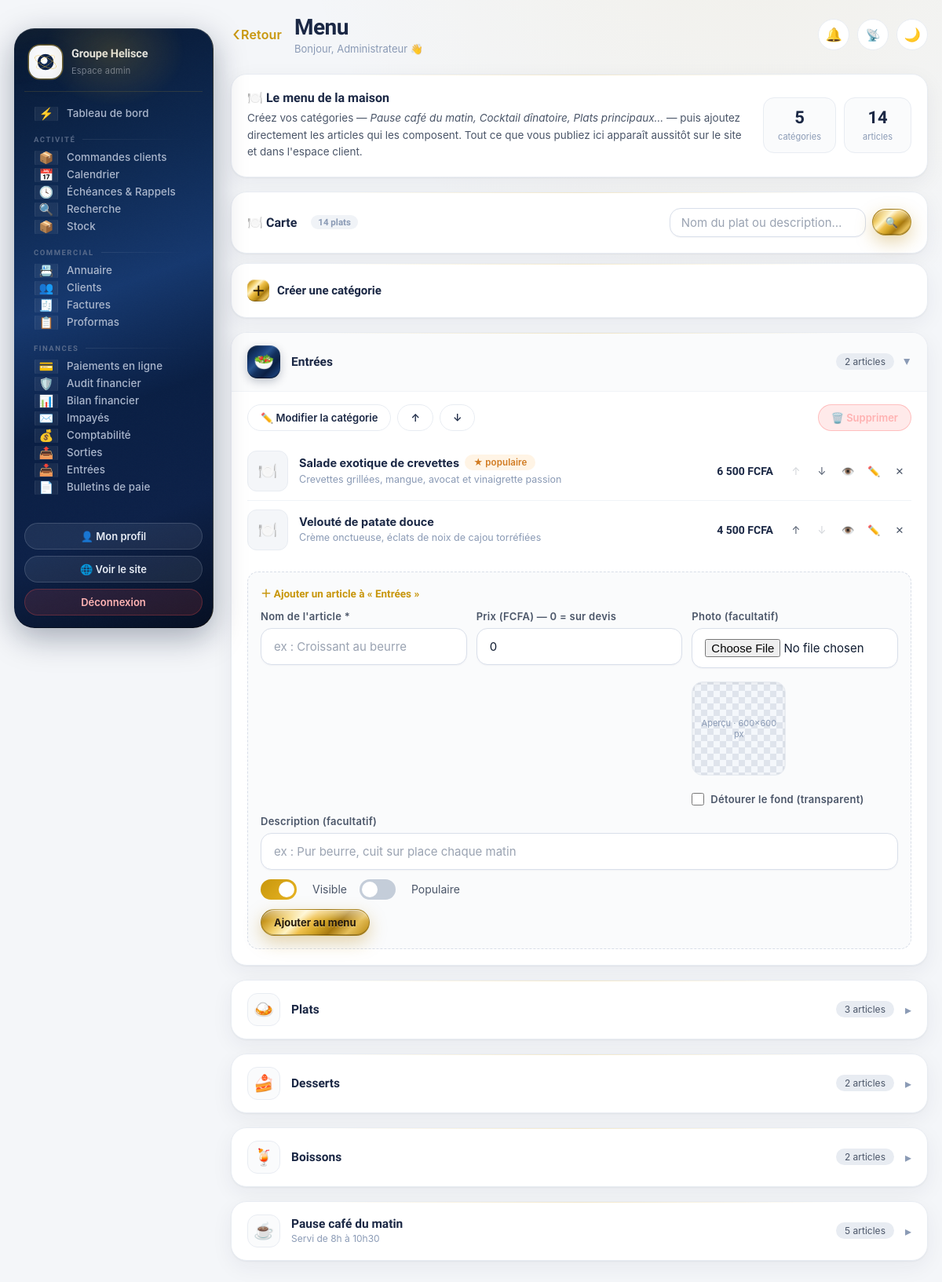
The app's page /admin/menu.php (signed in) with its own data.
### tables this page shows
CREATE TABLE IF NOT EXISTS categories (
  id INT AUTO_INCREMENT PRIMARY KEY,
  nom VARCHAR(100) NOT NULL,
  icone VARCHAR(10) DEFAULT '🍽️',
  ordre INT DEFAULT 0,
  actif TINYINT(1) DEFAULT 1
);

CREATE TABLE IF NOT EXISTS plats (
  id INT AUTO_INCREMENT PRIMARY KEY,
  categorie_id INT NOT NULL,
  nom VARCHAR(150) NOT NULL,
  description TEXT,
  prix DECIMAL(10,0) DEFAULT 0,
  image VARCHAR(255) DEFAULT NULL,
  populaire TINYINT(1) DEFAULT 0,
  actif TINYINT(1) DEFAULT 1,
  created_at TIMESTAMP DEFAULT CURRENT_TIMESTAMP,
  FOREIGN KEY (categorie_id) REFERENCES categories(id) ON DELETE CASCADE
);

### admin/menu.php (the view, shortened to what this page needs)
<?php
require __DIR__ . '/includes/auth.php';
require __DIR__ . '/includes/layout.php';
$q = trim($_GET['q'] ?? '');
$cats = $pdo->query('SELECT * FROM categories ORDER BY ordre, id')->fetchAll();
$whereP = ' WHERE 1=1'; $argsP = [];
$rch = recherche_sql($q, ['nom', 'description']);
$whereP .= $rch['sql']; $argsP = $rch['args'];
$st = $pdo->prepare("SELECT * FROM plats $whereP ORDER BY categorie_id, ordre, id");
$st->execute($argsP);
$arts = $st->fetchAll();
$parCat = [];
foreach ($arts as $a) $parCat[$a['categorie_id']][] = $a;
$ouvert = (int)($_GET['c'] ?? 0);
$editArt = (int)($_GET['edit_art'] ?? 0);
$catsOuvertes = [];
$nbCats = count($cats); $nbArts = count($arts);
$csrf = csrf_token();
$devise = $settings['devise'] ?? 'FCFA';
?>
<div class="panel glass menu-intro">
  <div class="mi-txt">
    <h2 style="border:0;margin:0;padding:0">🍽️ Le menu de la maison</h2>
    <p>Créez vos catégories — <em>Pause café du matin, Cocktail dînatoire, Plats principaux…</em> — puis ajoutez directement les articles qui les composent. Tout ce que vous publiez ici apparaît aussitôt sur le site et dans l'espace client.</p>
  </div>
  <div class="mi-stats">
    <div><strong><?= $nbCats ?></strong><span>catégorie<?= $nbCats > 1 ? 's' : '' ?></span></div>
    <div><strong><?= $nbArts ?></strong><span>article<?= $nbArts > 1 ? 's' : '' ?></span></div>
  </div>
</div>
<div class="panel glass" style="margin-bottom:12px">
  <div class="mod-tete" style="margin:0">
    <h2 style="margin:0">🍽️ Carte
      <span class="cnt"><?= count($arts) ?> plat<?= count($arts) > 1 ? 's' : '' ?></span></h2>
    <?= barre_recherche($q, 'Nom du plat ou description…', $_GET) ?>
  </div>
</div>
<details class="panel glass newcat" <?= $nbCats ? '' : 'open' ?>>
  <summary><span class="nc-plus">＋</span> Créer une catégorie</summary>
</details>
<?php foreach ($cats as $i => $c):
  $items = $parCat[$c['id']] ?? [];
  $isOpen = !empty($catsOuvertes[(int)$c['id']])
         || ($ouvert === (int)$c['id'])
         || ($q === '' && !$ouvert && $i === 0);
?>
<details class="panel glass cat-block <?= $c['actif'] ? '' : 'is-off' ?>" <?= $isOpen ? 'open' : '' ?> id="cat<?= $c['id'] ?>">
  <summary class="cat-sum">
    <span class="cat-ic"><?= e($c['icone']) ?></span>
    <span class="cat-nom">
      <?= e($c['nom']) ?>
      <?php if (trim((string)($c['description'] ?? '')) !== ''): ?><small><?= e($c['description']) ?></small><?php endif; ?>
    </span>
    <span class="cat-count"><?= count($items) ?> article<?= count($items) > 1 ? 's' : '' ?></span>
    <span class="chev">▸</span>
  </summary>
  <div class="cat-body">
    <div class="cat-actions">
      <a class="btn btn-glass btn-sm" href="menu.php?c=<?= $c['id'] ?>&edit_cat=<?= $c['id'] ?>">✏️ Modifier la catégorie</a>
      <form method="post"><input type="hidden" name="csrf" value="<?= $csrf ?>"><input type="hidden" name="sens" value="up">
        <button class="btn btn-glass btn-sm" name="cat_move" value="<?= $c['id'] ?>" title="Monter" <?= $i === 0 ? 'disabled' : '' ?>>↑</button></form>
      <form method="post"><input type="hidden" name="csrf" value="<?= $csrf ?>"><input type="hidden" name="sens" value="down">
        <button class="btn btn-glass btn-sm" name="cat_move" value="<?= $c['id'] ?>" title="Descendre" <?= $i === $nbCats - 1 ? 'disabled' : '' ?>>↓</button></form>
      <form method="post" data-confirm="Supprimer « <?= e($c['nom']) ?> » et ses <?= count($items) ?> article(s) ?" style="margin-left:auto">
        <button class="btn btn-danger btn-sm" name="cat_delete" value="<?= $c['id'] ?>">🗑️ Supprimer</button></form>
    </div>
    <?php if ($items): ?>
    <div class="art-list">
      <?php foreach ($items as $k => $a): $enEdit = ($editArt === (int)$a['id']); ?>
      <div class="art-row <?= $a['actif'] ? '' : 'is-off' ?>">
        <div class="art-thumb"><?php if ($a['image']): ?><img src="../uploads/<?= e($a['image']) ?>" alt=""><?php else: ?><span>🍽️</span><?php endif; ?></div>
        <div class="art-main">
          <strong><?= e($a['nom']) ?>
            <?php if ($a['populaire']): ?><span class="badge badge-gold">★ populaire</span><?php endif; ?>
          </strong>
          <?php if (trim((string)$a['description']) !== ''): ?><p><?= e($a['description']) ?></p><?php endif; ?>
        </div>
        <div class="art-prix"><?= $a['prix'] > 0 ? money($a['prix'], $devise) : '<span class="sur-devis">sur devis</span>' ?></div>
        <div class="art-act">
          <form method="post"><input type="hidden" name="csrf" value="<?= $csrf ?>"><input type="hidden" name="sens" value="up">
            <button class="ico-btn" name="art_move" value="<?= $a['id'] ?>" title="Monter" <?= $k === 0 ? 'disabled' : '' ?>>↑</button></form>
          <form method="post"><input type="hidden" name="csrf" value="<?= $csrf ?>"><input type="hidden" name="sens" value="down">
            <button class="ico-btn" name="art_move" value="<?= $a['id'] ?>" title="Descendre" <?= $k === count($items) - 1 ? 'disabled' : '' ?>>↓</button></form>
          <form method="post"><input type="hidden" name="csrf" value="<?= $csrf ?>">
            <button class="ico-btn" name="art_toggle" value="<?= $a['id'] ?>" title="<?= $a['actif'] ? 'Masquer' : 'Afficher' ?>"><?= $a['actif'] ? '👁️' : '🚫' ?></button></form>
          <a class="ico-btn" href="menu.php?c=<?= $c['id'] ?>&edit_art=<?= $a['id'] ?>" title="Modifier">✏️</a>
          <form method="post" data-confirm="Supprimer « <?= e($a['nom']) ?> » ?"><input type="hidden" name="csrf" value="<?= $csrf ?>">
            <button class="ico-btn danger" name="art_delete" value="<?= $a['id'] ?>" title="Supprimer">✕</button></form>
        </div>
      </div>
      <?php endforeach; ?>
    </div>
    <?php else: ?>
    <p class="art-vide">Cette catégorie est vide. Ajoutez son premier article ci-dessous.</p>
    <?php endif; ?>
    <form method="post" enctype="multipart/form-data" class="art-form add">
      <div class="af-title">＋ Ajouter un article à « <?= e($c['nom']) ?> »</div>
      <div class="af-grid">
        <div class="field"><label>Nom de l'article *</label><input class="input" name="art_nom" placeholder="ex : Croissant au beurre" required></div>
        <div class="field"><label>Prix (<?= e($devise) ?>) — 0 = sur devis</label><input class="input" type="number" step="1" min="0" name="art_prix" value="0"></div>
        <div class="field"><label>Photo (facultatif)</label><input class="input" type="file" name="art_image" accept="image/*" data-redim="600x600" data-redim-mode="cover" data-redim-cut></div>
        <div class="field full"><label>Description (facultatif)</label><input class="input" name="art_desc" placeholder="ex : Pur beurre, cuit sur place chaque matin"></div>
        <div class="af-opts">
          <label class="switch"><input type="checkbox" name="art_actif" checked><span></span> Visible</label>
          <label class="switch"><input type="checkbox" name="art_populaire"><span></span> Populaire</label>
        </div>
        <div class="full"><button class="btn btn-gold btn-sm">Ajouter au menu</button></div>
      </div>
    </form>
  </div>
</details>
<?php endforeach; ?>

### records on screen
categories: icone "🥗", nom "Entrées", id "2"
plats: nom "Salade exotique de crevettes", populaire "★ populaire", description "Crevettes grillées, mangue, avocat et vinaigrette passion", prix "6 500 FCFA", $a['id'] 1 (drawn)
plats: nom "Velouté de patate douce", description "Crème onctueuse, éclats de noix de cajou torréfiées", prix "4 500 FCFA", $a['id'] 2 (drawn)
categories: icone "🍛", nom "Plats", id "3"
categories: icone "🍰", nom "Desserts", id "2"
categories: icone "🍹", nom "Boissons", id "2"
categories: icone "☕", nom "Pause café du matin", description "Servi de 8h à 10h30", id "5"

### other values on screen
$settings['nom_entreprise'] "Groupe Helisce"
$gLabel "ACTIVITÉ"
$ico "📦"
$label "Commandes clients"
$ico "📅"
$label "Calendrier"
$ico "🕓"
$label "Échéances & Rappels"
$ico "🔍"
$label "Recherche"
$label "Stock"
$gLabel "COMMERCIAL"
$ico "📇"
$label "Annuaire"
$ico "👥"
